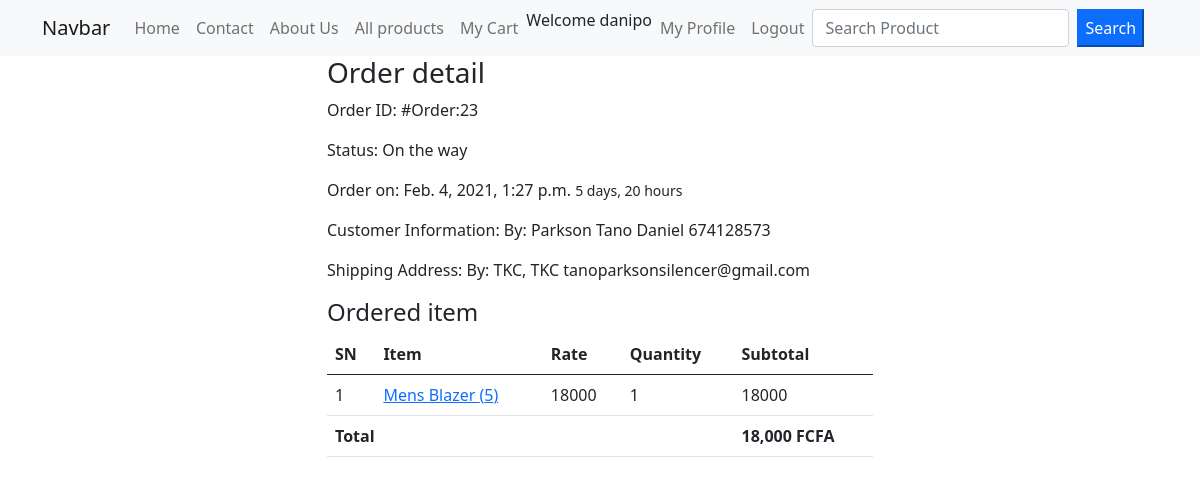
The page /profile/order-23 (signed in) on the database its author committed.
### ecommerceapp/models.py (models this page shows, shortened)
class Order(models.Model):
	cart = models.OneToOneField(Cart, on_delete=models.CASCADE)
	ordered_by = models.CharField(max_length=200)
	shipping_address  = models.CharField(max_length=200)
	mobile = models.CharField(max_length=10)
	email = models.EmailField(null=True, blank=True)
	subtotal = models.PositiveIntegerField()
	discount = models.PositiveIntegerField()
	total = models.PositiveIntegerField()
	order_status = models.CharField(max_length=50, choices=ORDER_STATUS, default='Order Recieved')
	created_at = models.DateTimeField(auto_now_add=True)
	payment_method = models.CharField(max_length = 20, choices=METHOD, default='Cash On Delivery')
	payment_completed = models.BooleanField(default=False, null=True, blank=True)

class CartProduct(models.Model):
	cart = models.ForeignKey(Cart, on_delete=models.CASCADE)
	product = models.ForeignKey(Product, on_delete=models.CASCADE)
	rate = models.PositiveIntegerField(default=1)
	quantity = models.PositiveIntegerField(default=1)
	subtotal = models.PositiveIntegerField(default=1)

class Product(models.Model):
	title = models.CharField(max_length=200)
	slug = models.SlugField(unique=True)
	category =models.ForeignKey(Category, on_delete=models.CASCADE)
	image = models.ImageField(upload_to='products')
	marked_price = models.PositiveIntegerField()
	selling_price = models.PositiveIntegerField()
	description = models.TextField()
	warranty = models.CharField(max_length=300, null=True, blank = True)
	return_policy = models.CharField(max_length=300, null=True, blank=True)
	view_count = models.PositiveIntegerField(default=0)

### ecommerceapp/views.py (the view)
# urls.py: path('profile/order-<int:pk>', CustomerOrderDetailView.as_view(), name='customerorderdetails'),
class CustomerOrderDetailView(DetailView):
	template_name = 'customerorderdetail.html'
	model = Order
	context_object_name = 'ord_obj'
	def dispatch(self, request, *args, **kwargs):
		if request.user.is_authenticated and Customer.objects.filter(user=request.user).exists():
			order_id = self.kwargs['pk']
			order = Order.objects.get(id=order_id)
			action = request.GET.get('action')
			ord_obj = Order.objects.get(id=order_id)
			order_obj = ord_obj.cart
			if action == 'rmv':
				order_obj.save()
				order_obj.delete()
				return redirect('ecommerceapp:customerprofile')
			else:
				pass
			if request.user.customer != order.cart.customer:
				return redirect('ecommerceapp:customerprofile')
			else:
				pass
		else:
			return redirect('/login/?next=/profile/')
		return super().dispatch(request, *args, **kwargs)

### templates/customerorderdetail.html (shortened to what this page needs)
{% extends "base.html" %}
{% load humanize %}
{% block content %}
<div class="row">
    <div class="col-md-6 mx-auto">
        <h3>Order detail</h3>
        <p><span class="font-weight-bold">Order ID:</span> #Order:{{ord_obj.id}} </p>
        <p><span class="font-weight-bold">Status:</span> {{ord_obj.order_status}} </p>
        <p><span class="font-weight-bold">Order on:</span> {{ord_obj.created_at}} <small>
                {{ord_obj.created_at|timesince }}
            </small> </p>
        <p><span class="font-weight-bold">Customer Information:</span> By: {{ord_obj.ordered_by}}
            {{ord_obj.mobile}} </p>
        <p><span class="font-weight-bold">Shipping Address:</span> By: {{ord_obj.shipping_address}}
            {{ord_obj.email}} </p>
        <h4>Ordered item</h4>
        <table class="table">
            <thead>
                <tr>
                    <th>SN</th>
                    <th>Item</th>
                    <th>Rate</th>
                    <th>Quantity</th>
                    <th>Subtotal</th>
                </tr>
            </thead>
            <tbody>
                {% for cp in ord_obj.cart.cartproduct_set.all %}
                <tr>
                    <td> {{forloop.counter}} </td>
                    <td> <a target="_blank" href=" {% url "ecommerceapp:productdetail" cp.product.slug %} ">{{cp.product.title}} ({{cp.product.id}}) </a> </td>
                                <td>{{ cp.rate }}</td>
                                <td> {{cp.quantity}} </td>
                                <td> {{cp.subtotal}} </td>
                            </tr>
                        {% endfor %}
                        <tr>
                            <th colspan=" 4" class="text-right"> Total </th>
                    <th> {{ord_obj.total|intcomma}} FCFA </th>
                </tr>
            </tbody>
        </table>
    </div>
</div>
{% endblock content %}

### templates/base.html (shortened to what this page needs)
<!doctype html>
<html lang="en">
<head>
<link href="https://cdn.jsdelivr.net/npm/bootstrap@5.0.0-beta1/dist/css/bootstrap.min.css" rel="stylesheet">
</head>
<body>
    <nav class="navbar navbar-expand-lg navbar-light bg-light">
  <div class="container">
    <a class="navbar-brand" href="{% url 'ecommerceapp:index' %}">Navbar</a>
    <div class="collapse navbar-collapse" id="navbarSupportedContent">
            <ul class="navbar-nav">
                <li class="nav-item active">
                    <a class="nav-link" href="{% url 'ecommerceapp:index' %}" aria-current="page">Home</a>
                </li>
                <li class="nav-item">
                    <a class="nav-link" href="{% url 'ecommerceapp:contact' %}">Contact</a>
                </li>
                <li class="nav-item">
                    <a class="nav-link" href="{% url 'ecommerceapp:about' %}">About Us</a>
                </li>
                <li class="nav-item">
                    <a class="nav-link" href="{% url 'ecommerceapp:allproduct' %}">All products</a>
                </li>
                <li class="nav-item">
                    <a class="nav-link" href="{% url 'ecommerceapp:mycart' %}">My Cart</a>
                </li>
                {% if request.user.customer %}
                <li class="nav-item">
                   Welcome {{request.user.username}}
                </li>
                <li class="nav-item">
                        <a href="{% url "ecommerceapp:customerprofile" %}" class="nav-link">My Profile</a>
                    </li>
                    <li class="nav-item">
                        <a href="{% url "ecommerceapp:customerlogout" %}" class="nav-link">Logout</a>
                    </li>
                {% endif %}
            </ul>
                          <form action=" {% url "ecommerceapp:search" %} " method="GET" class="d-flex">
                  <input class="form-control me-2 mx-auto" type="text"  name='keyword' placeholder="Search Product" required>
                  <button class="btn-primary">Search</button>
              </form>
    </div>
  </div>
</nav>
<div class='container'>
        {% block content %}
        {% endblock %}
</div>
</body>
</html>

### rows shown on the page
Order: id "23", order_status "On the way", created_at "Feb. 4, 2021, 1:27 p.m.", created_at "5 days, 20 hours", ordered_by "Parkson Tano Daniel", mobile "674128573", shipping_address "TKC, TKC", email "tanoparksonsilencer@gmail.com", total "18,000"
CartProduct: product "Mens Blazer", product.id "5", rate "18000", quantity "1", subtotal "18000"

### other values the page prints
{{ request.user.username }} "danipo"
